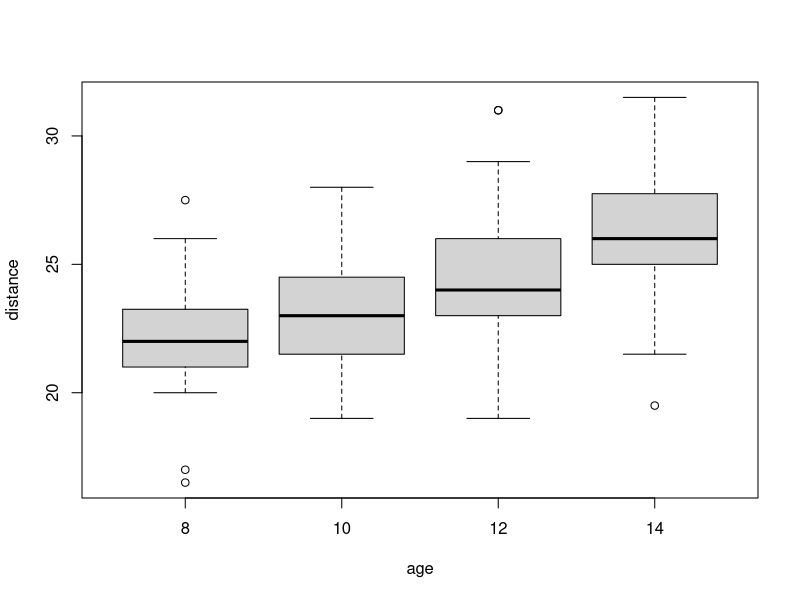
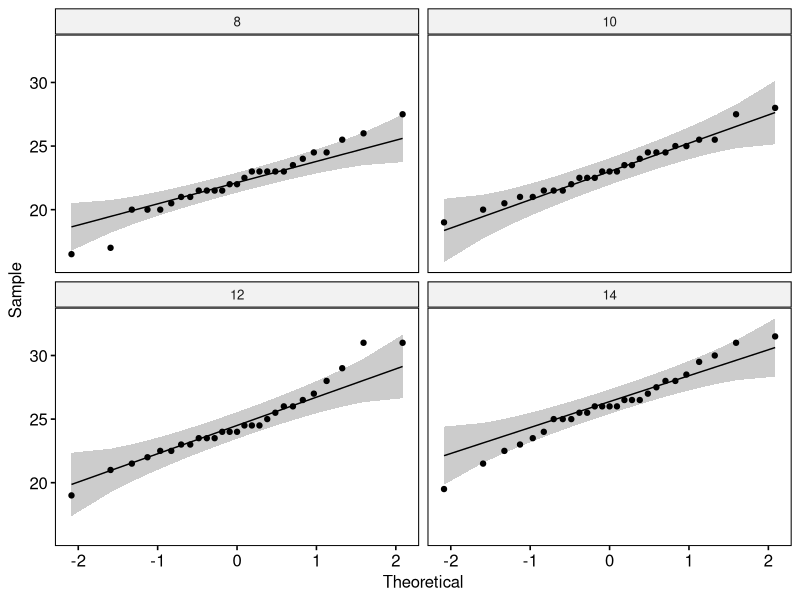

R code for these plots, in order:
# Daten laden
library(nlme)
data(Orthodont)

# Deskriptive Statistiken
library(dplyr)
Orthodont %>%
  group_by(age) %>%
  summarize(Mean = mean(distance),
            SD = sd(distance),
            N = n()) %>%
  as.data.frame()

# Boxplots erstellen
boxplot(distance ~ age, data = Orthodont)

# Überprüfung auf Ausreißer
library(rstatix)
Orthodont %>%
  group_by(age) %>%
  identify_outliers(distance) %>%
  as.data.frame()

# Überprüfung auf Normalverteilung
library(ggpubr)
ggqqplot(Orthodont, "distance", facet.by = "age")

# ANOVA mit Messwiederholungen
rep_anova <- anova_test(data = Orthodont, dv = distance, wid = Subject,
                        within = age, effect.size = "pes")

# Ergebnisse der ANOVA
get_anova_table(rep_anova)

# Mauchly-Test zur Prüfung der Sphärizität
rep_anova$`Mauchly's Test for Sphericity`

# Post-hoc-Tests
Orthodont %>%
  pairwise_t_test(distance ~ age, paired = TRUE,
                  p.adjust.method = "bonferroni") %>%
  as.data.frame()

